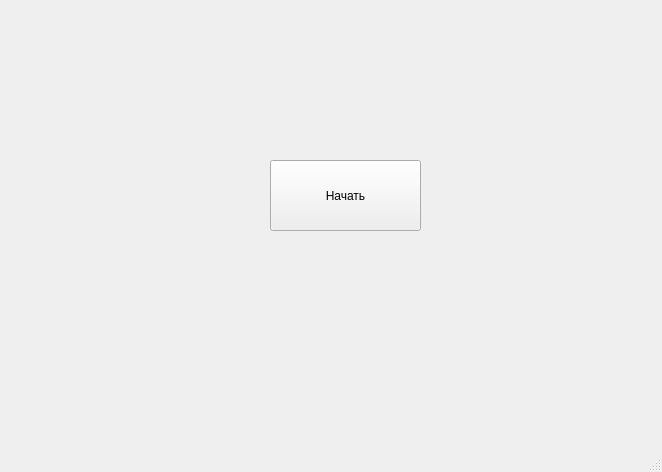
<?xml version="1.0" encoding="UTF-8"?>
<ui version="4.0">
 <class>MainWindow</class>
 <widget class="QMainWindow" name="MainWindow">
  <property name="geometry">
   <rect>
    <x>0</x>
    <y>0</y>
    <width>662</width>
    <height>472</height>
   </rect>
  </property>
  <property name="windowTitle">
   <string>MainWindow</string>
  </property>
  <widget class="QWidget" name="centralwidget">
   <widget class="QPushButton" name="Start_button">
    <property name="geometry">
     <rect>
      <x>270</x>
      <y>160</y>
      <width>151</width>
      <height>71</height>
     </rect>
    </property>
    <property name="text">
     <string>Начать</string>
    </property>
   </widget>
  </widget>
  <widget class="QMenuBar" name="menubar">
   <property name="geometry">
    <rect>
     <x>0</x>
     <y>0</y>
     <width>662</width>
     <height>22</height>
    </rect>
   </property>
  </widget>
  <widget class="QStatusBar" name="statusbar"/>
 </widget>
 <resources/>
 <connections>
  <connection>
   <sender>Start_button</sender>
   <signal>clicked()</signal>
   <receiver>MainWindow</receiver>
   <slot>openDialog()</slot>
   <hints>
    <hint type="sourcelabel">
     <x>450</x>
     <y>237</y>
    </hint>
    <hint type="destinationlabel">
     <x>910</x>
     <y>229</y>
    </hint>
   </hints>
  </connection>
 </connections>
 <slots>
  <slot>openDialog()</slot>
 </slots>
</ui>
